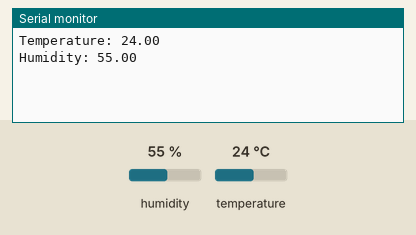
Bench run of a sketch on a simulated ESP32. Shown: the last lines printed to the serial monitor. The test bench sets the inputs (shaded band); at power-on: humidity 55 %, temperature 24 °C.

Above: at 2.2 s.
2.3 s: humidity set to 22 %
At 3.4 s:
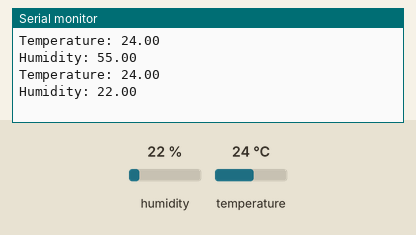
5.0 s: temperature set to 12 °C
At 6.5 s:
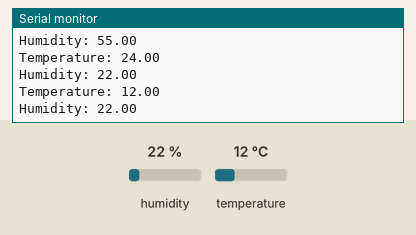
7.7 s: humidity set to 40 %
At 10.3 s:
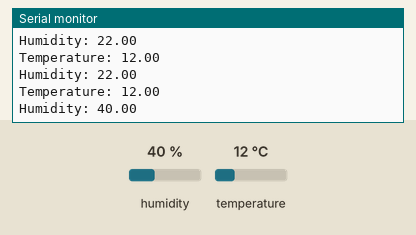
Timing chart, 0 to 11.8 s (numbered marks = the images above; inputs shaded):
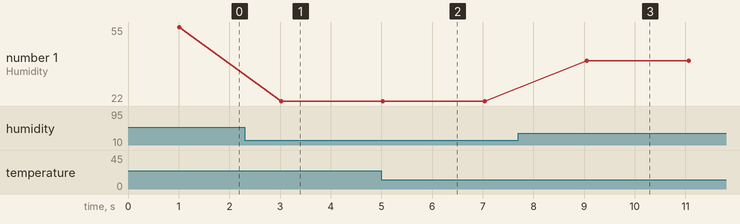

Measured:
- after the input at 2.3 s, the serial monitor: prints a new line after 0.72 s (image 1)
- after the input at 5.0 s, the serial monitor: prints a new line at once (image 2)
- after the input at 7.7 s, the serial monitor: prints a new line after 1.4 s (image 3)
- plotted number 1: 55 → 22 after the input at 2.3 s, 22 → 40 after the input at 7.7 s

The sketch:

1-ESP32_AM2320.ino
```cpp
#include "DHTesp.h"
DHTesp dht;

int dht_pin = 27;

void setup()
{
  Serial.begin(9600);
  dht.setup(dht_pin, DHTesp::DHT22);

  delay(1000);
}

void loop()
{
  float temperature = dht.getTemperature();
  float humidity = dht.getHumidity();

  Serial.print("Temperature: ");
  Serial.println(temperature);
  Serial.print("Humidity: ");
  Serial.println(humidity);

  delay(2000);
}
```
